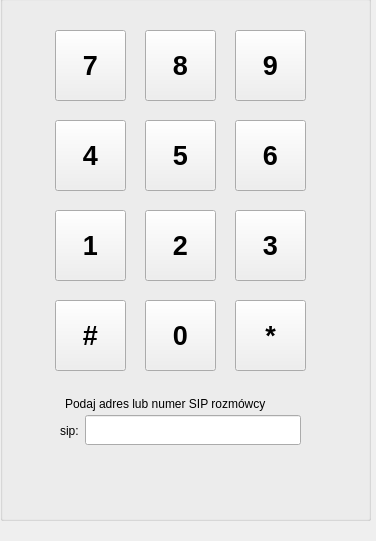
    <widget class="QWidget" name="page_dialer" >
     <property name="geometry" >
      <rect>
       <x>0</x>
       <y>0</y>
       <width>376</width>
       <height>541</height>
      </rect>
     </property>
     <attribute name="label" >
      <string>Wybieranie numerów</string>
     </attribute>
     <attribute name="icon" >
      <iconset resource="dsipcom.qrc" >
       <normaloff>:/images/images/telephone_add.png</normaloff>:/images/images/telephone_add.png</iconset>
     </attribute>
     <widget class="QGroupBox" name="groupBox" >
      <property name="geometry" >
       <rect>
        <x>0</x>
        <y>-5</y>
        <width>371</width>
        <height>526</height>
       </rect>
      </property>
      <property name="title" >
       <string/>
      </property>
      <widget class="QToolButton" name="dial_7" >
       <property name="geometry" >
        <rect>
         <x>55</x>
         <y>35</y>
         <width>71</width>
         <height>71</height>
        </rect>
       </property>
       <property name="font" >
        <font>
         <pointsize>20</pointsize>
         <weight>75</weight>
         <bold>true</bold>
         <stylestrategy>PreferAntialias</stylestrategy>
         <kerning>true</kerning>
        </font>
       </property>
       <property name="cursor" >
        <cursorShape>PointingHandCursor</cursorShape>
       </property>
       <property name="text" >
        <string>7</string>
       </property>
      </widget>
      <widget class="QToolButton" name="dial_8" >
       <property name="geometry" >
        <rect>
         <x>145</x>
         <y>35</y>
         <width>71</width>
         <height>71</height>
        </rect>
       </property>
       <property name="font" >
        <font>
         <pointsize>20</pointsize>
         <weight>75</weight>
         <bold>true</bold>
         <stylestrategy>PreferAntialias</stylestrategy>
         <kerning>true</kerning>
        </font>
       </property>
       <property name="cursor" >
        <cursorShape>PointingHandCursor</cursorShape>
       </property>
       <property name="text" >
        <string>8</string>
       </property>
      </widget>
      <widget class="QToolButton" name="dial_9" >
       <property name="geometry" >
        <rect>
         <x>235</x>
         <y>35</y>
         <width>71</width>
         <height>71</height>
        </rect>
       </property>
       <property name="font" >
        <font>
         <pointsize>20</pointsize>
         <weight>75</weight>
         <bold>true</bold>
         <stylestrategy>PreferAntialias</stylestrategy>
         <kerning>true</kerning>
        </font>
       </property>
       <property name="cursor" >
        <cursorShape>PointingHandCursor</cursorShape>
       </property>
       <property name="text" >
        <string>9</string>
       </property>
      </widget>
      <widget class="QToolButton" name="dial_4" >
       <property name="geometry" >
        <rect>
         <x>55</x>
         <y>125</y>
         <width>71</width>
         <height>71</height>
        </rect>
       </property>
       <property name="font" >
        <font>
         <pointsize>20</pointsize>
         <weight>75</weight>
         <bold>true</bold>
         <stylestrategy>PreferAntialias</stylestrategy>
         <kerning>true</kerning>
        </font>
       </property>
       <property name="cursor" >
        <cursorShape>PointingHandCursor</cursorShape>
       </property>
       <property name="text" >
        <string>4</string>
       </property>
      </widget>
      <widget class="QToolButton" name="dial_6" >
       <property name="geometry" >
        <rect>
         <x>235</x>
         <y>125</y>
         <width>71</width>
         <height>71</height>
        </rect>
       </property>
       <property name="font" >
        <font>
         <pointsize>20</pointsize>
         <weight>75</weight>
         <bold>true</bold>
         <stylestrategy>PreferAntialias</stylestrategy>
         <kerning>true</kerning>
        </font>
       </property>
       <property name="cursor" >
        <cursorShape>PointingHandCursor</cursorShape>
       </property>
       <property name="text" >
        <string>6</string>
       </property>
      </widget>
      <widget class="QToolButton" name="dial_5" >
       <property name="geometry" >
        <rect>
         <x>145</x>
         <y>125</y>
         <width>71</width>
         <height>71</height>
        </rect>
       </property>
       <property name="font" >
        <font>
         <pointsize>20</pointsize>
         <weight>75</weight>
         <bold>true</bold>
         <stylestrategy>PreferAntialias</stylestrategy>
         <kerning>true</kerning>
        </font>
       </property>
       <property name="cursor" >
        <cursorShape>PointingHandCursor</cursorShape>
       </property>
       <property name="text" >
        <string>5</string>
       </property>
      </widget>
      <widget class="QToolButton" name="dial_2" >
       <property name="geometry" >
        <rect>
         <x>145</x>
         <y>215</y>
         <width>71</width>
         <height>71</height>
        </rect>
       </property>
       <property name="font" >
        <font>
         <pointsize>20</pointsize>
         <weight>75</weight>
         <bold>true</bold>
         <stylestrategy>PreferAntialias</stylestrategy>
         <kerning>true</kerning>
        </font>
       </property>
       <property name="cursor" >
        <cursorShape>PointingHandCursor</cursorShape>
       </property>
       <property name="text" >
        <string>2</string>
       </property>
      </widget>
      <widget class="QToolButton" name="dial_1" >
       <property name="geometry" >
        <rect>
         <x>55</x>
         <y>215</y>
         <width>71</width>
         <height>71</height>
        </rect>
       </property>
       <property name="font" >
        <font>
         <pointsize>20</pointsize>
         <weight>75</weight>
         <bold>true</bold>
         <stylestrategy>PreferAntialias</stylestrategy>
         <kerning>true</kerning>
        </font>
       </property>
       <property name="cursor" >
        <cursorShape>PointingHandCursor</cursorShape>
       </property>
       <property name="text" >
        <string>1</string>
       </property>
      </widget>
      <widget class="QToolButton" name="dial_3" >
       <property name="geometry" >
        <rect>
         <x>235</x>
         <y>215</y>
         <width>71</width>
         <height>71</height>
        </rect>
       </property>
       <property name="font" >
        <font>
         <pointsize>20</pointsize>
         <weight>75</weight>
         <bold>true</bold>
         <stylestrategy>PreferAntialias</stylestrategy>
         <kerning>true</kerning>
        </font>
       </property>
       <property name="cursor" >
        <cursorShape>PointingHandCursor</cursorShape>
       </property>
       <property name="text" >
        <string>3</string>
       </property>
      </widget>
      <widget class="QToolButton" name="dial_hash" >
       <property name="geometry" >
        <rect>
         <x>55</x>
         <y>305</y>
         <width>71</width>
         <height>71</height>
        </rect>
       </property>
       <property name="font" >
        <font>
         <pointsize>20</pointsize>
         <weight>75</weight>
         <bold>true</bold>
         <stylestrategy>PreferAntialias</stylestrategy>
         <kerning>true</kerning>
        </font>
       </property>
       <property name="cursor" >
        <cursorShape>PointingHandCursor</cursorShape>
       </property>
       <property name="text" >
        <string>#</string>
       </property>
      </widget>
      <widget class="QToolButton" name="dial_0" >
       <property name="geometry" >
        <rect>
         <x>145</x>
         <y>305</y>
         <width>71</width>
         <height>71</height>
        </rect>
       </property>
       <property name="font" >
        <font>
         <pointsize>20</pointsize>
         <weight>75</weight>
         <bold>true</bold>
         <stylestrategy>PreferAntialias</stylestrategy>
         <kerning>true</kerning>
        </font>
       </property>
       <property name="cursor" >
        <cursorShape>PointingHandCursor</cursorShape>
       </property>
       <property name="text" >
        <string>0</string>
       </property>
      </widget>
      <widget class="QToolButton" name="dial_star" >
       <property name="geometry" >
        <rect>
         <x>235</x>
         <y>305</y>
         <width>71</width>
         <height>71</height>
        </rect>
       </property>
       <property name="font" >
        <font>
         <pointsize>20</pointsize>
         <weight>75</weight>
         <bold>true</bold>
         <stylestrategy>PreferAntialias</stylestrategy>
         <kerning>true</kerning>
        </font>
       </property>
       <property name="cursor" >
        <cursorShape>PointingHandCursor</cursorShape>
       </property>
       <property name="text" >
        <string>*</string>
       </property>
      </widget>
      <widget class="QLineEdit" name="number_entry" >
       <property name="geometry" >
        <rect>
         <x>85</x>
         <y>420</y>
         <width>216</width>
         <height>30</height>
        </rect>
       </property>
       <property name="text" >
        <string/>
       </property>
       <property name="dragEnabled" >
        <bool>true</bool>
       </property>
      </widget>
      <widget class="QLabel" name="label" >
       <property name="geometry" >
        <rect>
         <x>65</x>
         <y>400</y>
         <width>237</width>
         <height>18</height>
        </rect>
       </property>
       <property name="text" >
        <string>Podaj adres lub numer SIP rozmówcy </string>
       </property>
      </widget>
      <widget class="QLabel" name="label_14" >
       <property name="geometry" >
        <rect>
         <x>60</x>
         <y>425</y>
         <width>26</width>
         <height>21</height>
        </rect>
       </property>
       <property name="text" >
        <string>sip:</string>
       </property>
      </widget>
     </widget>
    </widget>
